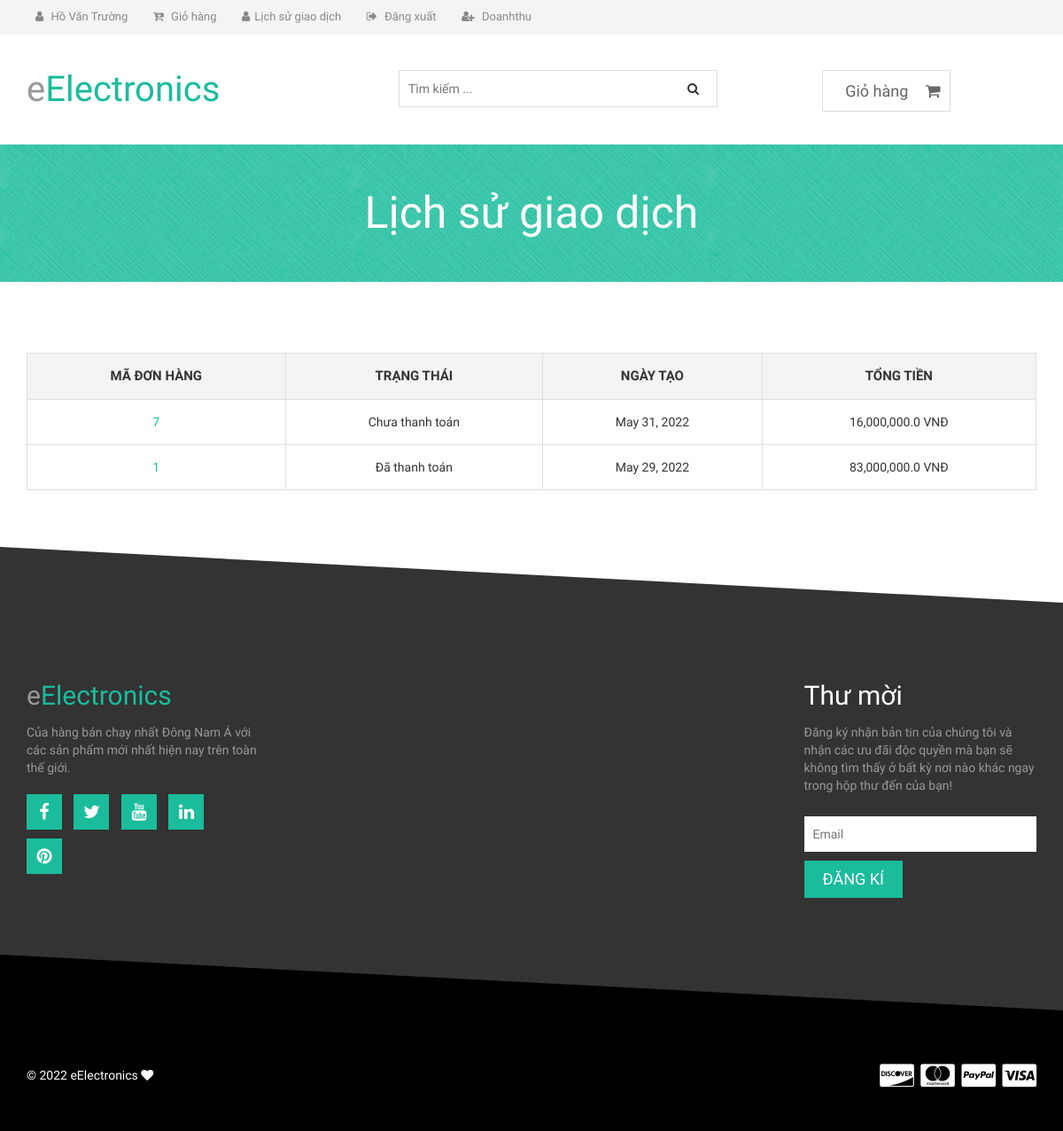
The app's page /home/cart/history/ (signed in), older data.
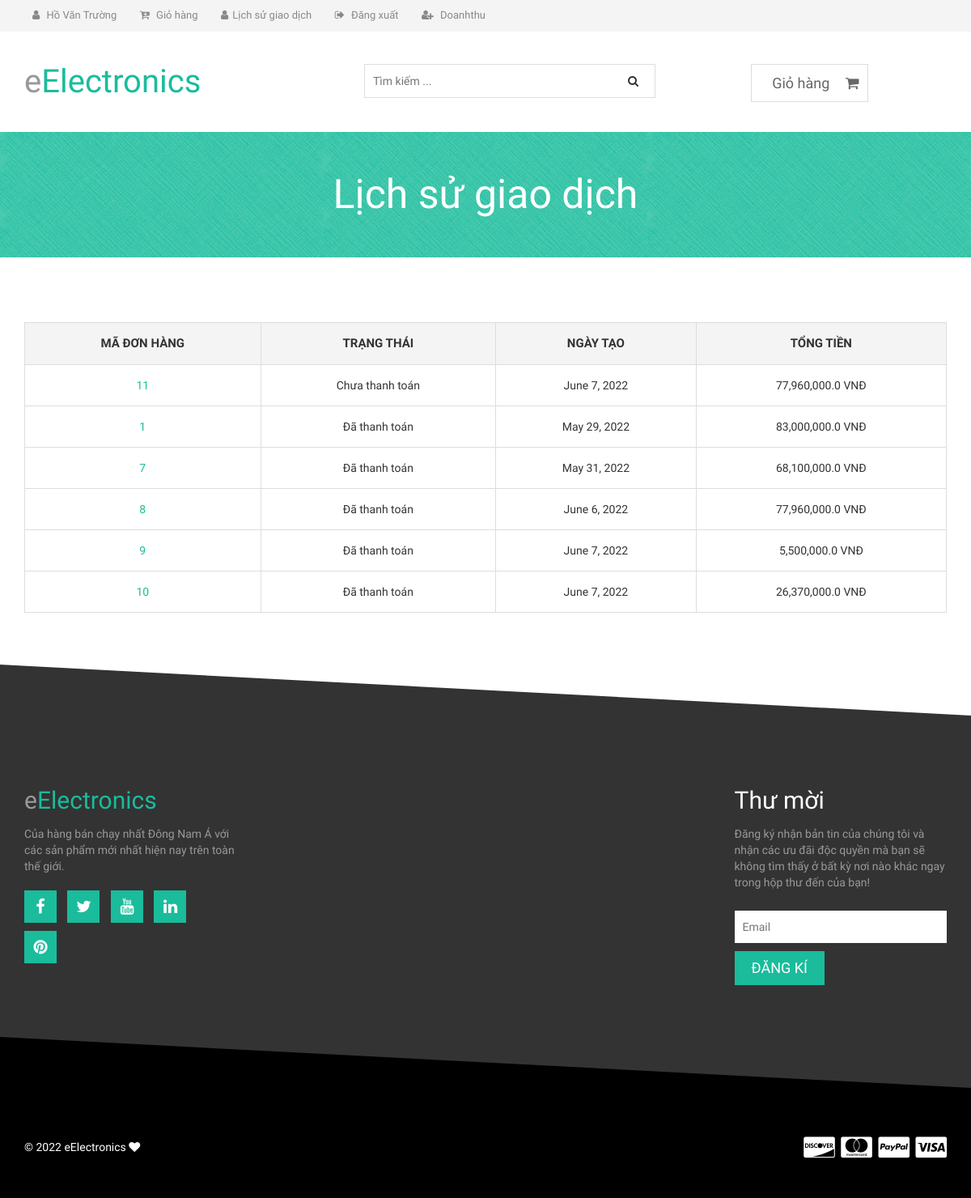
The same page, newer data.
### donhangs/models.py (models this page shows)
class DonHang(models.Model):
    id = models.AutoField(primary_key=True)
    user = models.ForeignKey(
        User,
        on_delete=models.CASCADE,
    )
    ngaydat = models.DateField(default=datetime.datetime.now)
    hoten = models.CharField(max_length=100,blank=True,default='')
    dienthoai = models.CharField(max_length=100,blank=True,default='')
    diachinhan = models.CharField(max_length=100,blank=True,default='')
    ghichu = models.CharField(max_length=1000,blank=True,default='')
    trangthai = models.BooleanField(default=False)
    tongtien = models.FloatField(null=False,default=0)

### donhangs/views.py (the view)
# urls.py: path('history/', views.history, name='history'),
def history(request):
    id = request.session['id_user']
    user = User.objects.get(pk=id)
    donhang = DonHang.objects.filter(user=user).order_by('trangthai')
    return render(request,'store/history.html',{'listorder':donhang})

### templates/store/history.html
{% extends 'store/base.html'%} {% load static%} {% load humanize %} {% block contentblock%}
<div class="product-big-title-area">
  <div class="container">
    <div class="row">
      <div class="col-md-12">
        <div class="product-bit-title text-center">
          <h2>Lịch sử giao dịch</h2>
        </div>
      </div>
    </div>
  </div>
</div>
<div class="single-product-area">
  <div class="zigzag-bottom"></div>
  <div class="container">
    <div class="row">
      <div class="col-md-12">
        <div class="product-content-right">
          <div class="woocommerce">
            {% if listorder %}
            <table cellspacing="0" class="shop_table cart">
              <thead>
                <tr>
                  <th class="product-name">Mã Đơn hàng</th>
                  <th class="product-price">Trạng thái</th>
                  <th class="product-quantity">Ngày tạo</th>
                  <th class="product-subtotal">Tổng tiền</th>
                </tr>
              </thead>
              <tbody>
                {% for item in listorder %}
                <tr class="cart_item">
                  <td class="product-price">
                    {% if item.trangthai == True %}
                    <a href="{% url 'donhangs:chitiet' item.id %}"><span class="amount">{{item.id}}</span></a>
                    {%else%}
                    <a href="{% url 'donhangs:view_cart' %}"><span class="amount">{{item.id}}</span></a>
                    {%endif%}
                  </td>
                  <td class="product-price">
                    <span class="amount"
                      >{% if item.trangthai == True %} Đã thanh toán {%else%} Chưa thanh toán {%endif%}</span
                    >
                  </td>
                  <td class="product-subtotal">
                    <span class="amount">{{item.ngaydat}}</span>
                  </td>
                  <td class="product-subtotal">
                    <span class="amount">{{item.tongtien|intcomma}} VNĐ</span>
                  </td>
                </tr>
                {% endfor %}
              </tbody>
            </table>
            {% else %}
            <h2 style="text-align: center">Không có đơn hàng</h2>
            {% endif %}
          </div>
        </div>
      </div>
    </div>
  </div>
</div>
{% endblock %}

Row changes from the older to the newer data that the page shows:
added DonHang: id "11", trangthai "Chưa thanh toán", ngaydat "June 7, 2022", tongtien "77,960,000.0"
shown differently, row unchanged: DonHang "May 29, 2022": moves up the list
changed DonHang "May 31, 2022": tongtien "16,000,000.0" → "68,100,000.0"; trangthai "Chưa thanh toán" → "Đã thanh toán"
added DonHang: id "8", trangthai "Đã thanh toán", ngaydat "June 6, 2022", tongtien "77,960,000.0"
added DonHang: id "9", trangthai "Đã thanh toán", ngaydat "June 7, 2022", tongtien "5,500,000.0"
added DonHang: id "10", trangthai "Đã thanh toán", ngaydat "June 7, 2022", tongtien "26,370,000.0"
